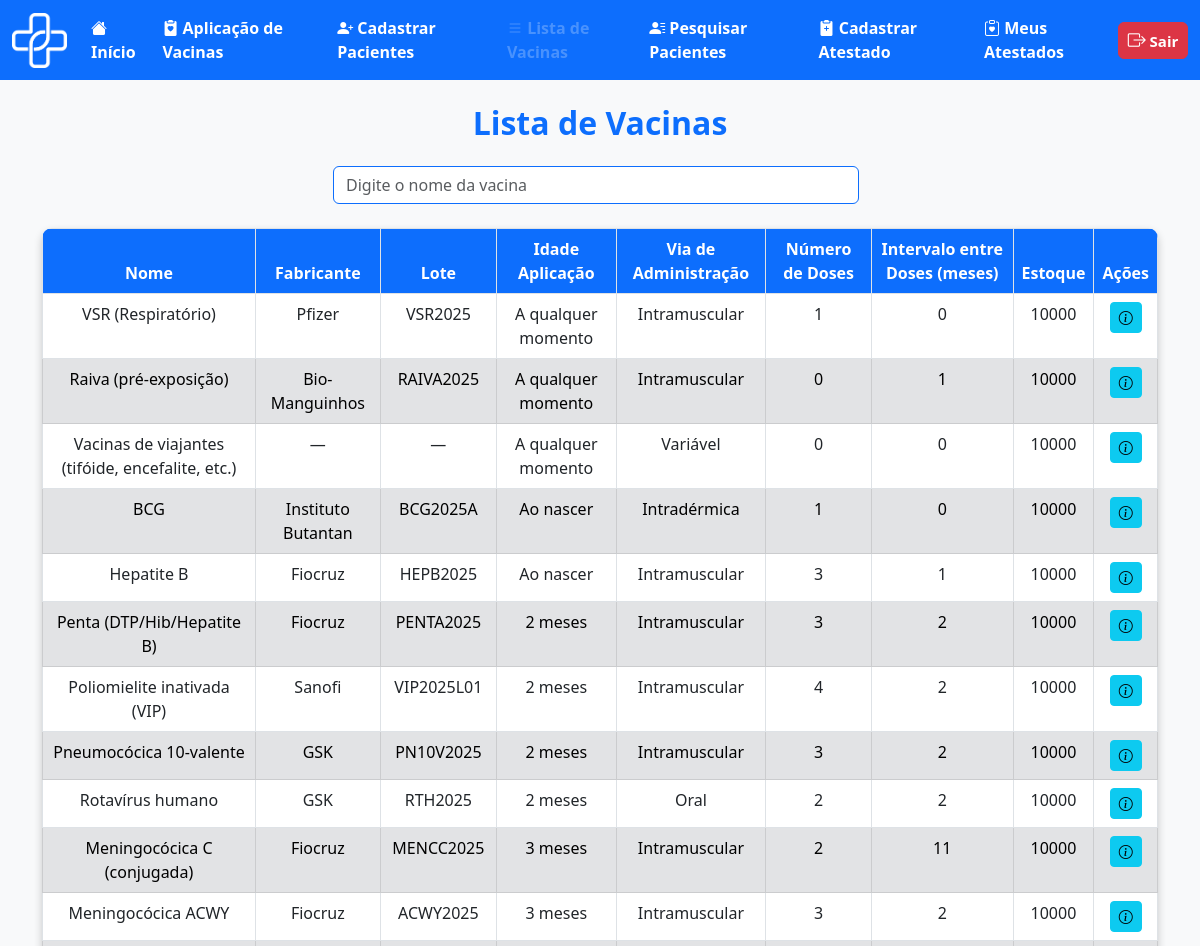
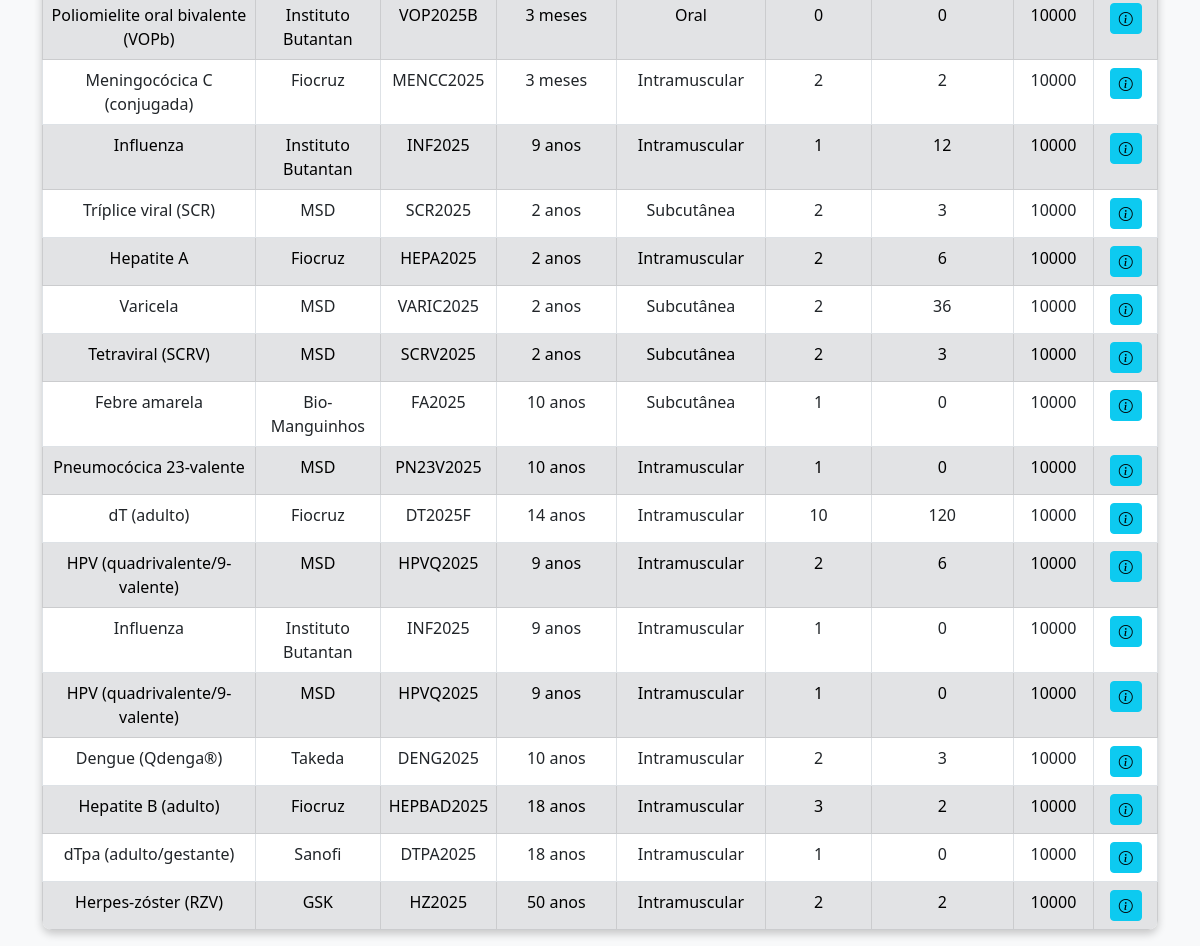
Screenshot of /medica/listavac.php (signed in) with the database file from the repository (2 pictures, top to bottom).
### tables this page shows
CREATE TABLE `vacina` (
  `id_vaci` int(11) NOT NULL,
  `nome_vaci` varchar(100) NOT NULL,
  `fabri_vaci` varchar(100) NOT NULL,
  `lote_vaci` varchar(50) NOT NULL,
  `via_adimicao` varchar(50) NOT NULL,
  `n_dose` int(1) NOT NULL,
  `intervalo_dose` int(11) NOT NULL,
  `idade_meses_reco` smallint(6) DEFAULT NULL,
  `idade_anos_reco` smallint(6) DEFAULT NULL,
  `estoque` int(11) NOT NULL,
  `sus` tinyint(1) NOT NULL DEFAULT 1
);

### medica/listavac.php (the view, shortened to what this page needs)
<?php
include('../outros/db_connect.php');
$nome_vacina = '';
if (!empty($nome_vacina)) {
    $sql = "SELECT id_vaci, nome_vaci, fabri_vaci, lote_vaci, via_adimicao, n_dose, intervalo_dose, estoque, idade_meses_reco, idade_anos_reco
            FROM vacina WHERE nome_vaci LIKE ?";
    $stmt = $conn->prepare($sql);
    $like_param = '%' . $nome_vacina . '%';
    $stmt->bind_param('s', $like_param);
    $stmt->execute();
    $result = $stmt->get_result();
} else {
    $sql = "SELECT id_vaci, nome_vaci, fabri_vaci, lote_vaci, via_adimicao, n_dose, intervalo_dose, estoque, idade_meses_reco, idade_anos_reco
            FROM vacina";
    $result = $conn->query($sql);
}
$vacinas = [];
while ($row = $result->fetch_assoc()) {
    $idade_meses = (isset($row['idade_anos_reco']) ? intval($row['idade_anos_reco']) : 0) * 12 +
                   (isset($row['idade_meses_reco']) ? intval($row['idade_meses_reco']) : 0);
    $nomes_a_qualquer_momento = [
        'Vacinas de viajantes (tifóide, encefalite, etc.)',
        'Raiva (pré-exposição)',
        'VSR (Respiratório)'
    ];
    if (in_array($row['nome_vaci'], $nomes_a_qualquer_momento)) {
        $idade_meses = -2;
    } elseif (($row['id_vaci'] == 22 || $row['id_vaci'] == 23) || ($idade_meses === 0)) {
        $idade_meses = -1;
    }
    $row['idade_total_meses'] = $idade_meses;
    $vacinas[] = $row;
}
usort($vacinas, function($a, $b) {
    return $a['idade_total_meses'] <=> $b['idade_total_meses'];
});
?>
<!DOCTYPE html>
<html lang="pt-BR">
<head>
    <link href="https://cdn.jsdelivr.net/npm/bootstrap-icons/font/bootstrap-icons.css" rel="stylesheet">
    <link href="https://cdn.jsdelivr.net/npm/bootstrap@5.3.0/dist/css/bootstrap.min.css" rel="stylesheet">
</head>
<body>
    <nav class="navbar navbar-expand-lg bg-primary" data-bs-theme="dark">
        <div class="container-fluid">
            <div class="d-flex align-items-center">
                <img src="../img/logo_vetor.png" alt="Logo DigitalVac" width="55" height="55" class="me-3">
            </div>
            <div class="collapse navbar-collapse" id="navbarNavAltMarkup">
                <div class="navbar-nav">
                    <a class="nav-link active fs-6 fw-bold" href="telainicio.php">
                        <i class="bi bi-house-fill"></i> Início
                    </a>
                    <a class="nav-link active fs-6 fw-bold" href="cadastroaplic.php">
                        <i class="bi bi-clipboard2-heart-fill"></i> Aplicação de Vacinas
                    </a>
                    <a class="nav-link active fs-6 fw-bold" href="cadastropac.html">
                        <i class="bi bi-person-plus-fill"></i> Cadastrar Pacientes
                    </a>
                    <a class="nav-link disabled fs-6 fw-bold" aria-disabled="true" href="listavac.php">
                        <i class="bi bi-list"></i> Lista de Vacinas
                    </a>
                    <a class="nav-link active fs-6 fw-bold" href="pesquisa_paciente.php">
                        <i class="bi bi-person-lines-fill"></i> Pesquisar Pacientes
                    </a>
                    <a class="nav-link active fs-6 fw-bold" href="cadastroatestado.php">
                        <i class="bi bi-clipboard2-plus-fill"></i> Cadastrar Atestado
                    </a>
                    <a class="nav-link active fs-6 fw-bold" href="atestado_medico.php">
                        <i class="bi bi-clipboard-heart"></i> Meus Atestados
                    </a>
                </div>
                <ul class="navbar-nav ms-auto">
                    <li class="nav-item">
                        <a class="btn btn-danger fw-bold px-2 py-1" style="font-size: 15px; min-width: 70px;"
                            href="../outros/sair.php">
                            <i class="bi bi-box-arrow-right" style="font-size: 18px;"></i> Sair
                        </a>
                    </li>
                </ul>
            </div>
        </div>
    </nav>
    <div class="container mt-4">
        <h2 class="text-center text-primary fw-bold">Lista de Vacinas</h2>
        <div class="container-fluid col-md-6 mt-4">
            <form class="d-flex position-relative" role="search" id="form-pesquisa-vacina">
                <input class="form-control me-2 border border-primary" type="search" name="nome_vacina"
                    placeholder="Digite o nome da vacina" value="<?php echo htmlspecialchars($nome_vacina); ?>"
                    id="input-nome-vacina" autocomplete="off">
            </form>
        </div>
        <br>
        <div id="tabela-vacinas" class="d-flex justify-content-center">
            <table class="table table-bordered text-center mx-auto">
                <thead>
                    <tr>
                        <th>Nome</th>
                        <th>Fabricante</th>
                        <th>Lote</th>
                        <th>Idade Aplicação</th>
                        <th>Via de Administração</th>
                        <th>Número de Doses</th>
                        <th>Intervalo entre Doses (meses)</th>
                        <th>Estoque</th>
                        <th>Ações</th>
                    </tr>
                </thead>
                <tbody>
                    <?php
                    $rowIndex = 0;
                    foreach ($vacinas as $row):
                        if ($rowIndex === 0) {
                            $rowClass = 'bg-white';
                        } else {
                            $rowClass = ($rowIndex % 2 === 1) ? 'table-secondary' : 'bg-white';
                        }
                        ?>
                        <tr class="<?php echo $rowClass; ?>">
                            <td><?php echo htmlspecialchars($row['nome_vaci']); ?></td>
                            <td><?php echo htmlspecialchars($row['fabri_vaci']); ?></td>
                            <td><?php echo htmlspecialchars($row['lote_vaci']); ?></td>
                            <td>
                                <?php
                                    $nome = $row['nome_vaci'];
                                    if (
                                        stripos($nome, 'Herpes-zóster') !== false || stripos($nome, 'RZV') !== false
                                    ) {
                                        echo "50 anos";
                                    } elseif (
                                        stripos($nome, 'Dengue') !== false || stripos($nome, 'Qdenga') !== false
                                    ) {
                                        echo "10 anos";
                                    } elseif (
                                        stripos($nome, 'HPV') !== false
                                    ) {
                                        echo "9 anos";
                                    } elseif (
                                        stripos($nome, 'Influenza') !== false
                                    ) {
                                        echo "9 anos";
                                    } elseif (
                                        stripos($nome, 'dTpa (adulto/gestante)') !== false
                                    ) {
                                        echo "18 anos";
                                    } elseif (
                                        stripos($nome, 'Hepatite B') !== false && stripos($nome, 'adulto') !== false
                                    ) {
                                        echo "18 anos";
                                    } elseif (
                                        stripos($nome, 'VSR') !== false ||
                                        stripos($nome, 'Raiva') !== false ||
                                        stripos($nome, 'viajantes') !== false
                                    ) {
                                        echo "A qualquer momento";
                                    } else {
                                        $idade_meses = isset($row['idade_meses_reco']) ? intval($row['idade_meses_reco']) : 0;
                                        $idade_anos = isset($row['idade_anos_reco']) ? intval($row['idade_anos_reco']) : 0;
                                        $total_meses = $idade_anos * 12 + $idade_meses;
                                        if ($total_meses === 0) {
                                            echo "Ao nascer";
                                        } elseif ($total_meses < 24) {
                                            echo $total_meses . " meses";
                                        } else {
                                            $anos = floor($total_meses / 12);
                                            echo $anos . " anos";
                                        }
                                    }
                                ?>
                            </td>
                            <td><?php echo htmlspecialchars($row['via_adimicao']); ?></td>
                            <td><?php echo htmlspecialchars($row['n_dose']); ?></td>
                            <td><?php echo htmlspecialchars($row['intervalo_dose']); ?></td>
                            <td><?php echo htmlspecialchars($row['estoque']); ?></td>
                            <td>
                                <a href="ver_vacina.php?id_vaci=<?php echo urlencode($row['id_vaci']); ?>"
                                    class="btn btn-info btn-sm">
                                    <i class="bi bi-info-circle"></i>
                                </a>
                            </td>
                        </tr>
                        <?php $rowIndex++; endforeach; ?>
                </tbody>
            </table>
        </div>
    </div>
</body>
</html>

### medica/listavac.php (style rules this page uses)
body { background-color: #f8f9fa; }
.navbar { margin-bottom: 20px; }
.table { background: white; border-radius: 10px; overflow: hidden; box-shadow: 0 4px 8px rgba(0, 0, 0, 0.2); }
.table thead th { background-color: #0d6efd !important; color: white !important; font-weight: bold; }

### rows the page displays
vacina: nome_vaci "VSR (Respiratório)", fabri_vaci "Pfizer", lote_vaci "VSR2025", shows "A qualquer momento", via_adimicao "Intramuscular", n_dose "1", intervalo_dose "0", estoque "10000"
vacina: nome_vaci "Raiva (pré-exposição)", fabri_vaci "Bio-Manguinhos", lote_vaci "RAIVA2025", shows "A qualquer momento", via_adimicao "Intramuscular", n_dose "0", intervalo_dose "1", estoque "10000"
vacina: nome_vaci "Vacinas de viajantes (tifóide, encefalite, etc.)", fabri_vaci "—", lote_vaci "—", shows "A qualquer momento", via_adimicao "Variável", n_dose "0", intervalo_dose "0", estoque "10000"
vacina: nome_vaci "BCG", fabri_vaci "Instituto Butantan", lote_vaci "BCG2025A", idade_anos_reco "Ao nascer", via_adimicao "Intradérmica", n_dose "1", intervalo_dose "0", estoque "10000"
vacina: nome_vaci "Hepatite B", fabri_vaci "Fiocruz", lote_vaci "HEPB2025", idade_anos_reco "Ao nascer", via_adimicao "Intramuscular", n_dose "3", intervalo_dose "1", estoque "10000"
vacina: nome_vaci "Penta (DTP/Hib/Hepatite B)", fabri_vaci "Fiocruz", lote_vaci "PENTA2025", idade_meses_reco "2", via_adimicao "Intramuscular", n_dose "3", intervalo_dose "2", estoque "10000"
vacina: nome_vaci "Poliomielite inativada (VIP)", fabri_vaci "Sanofi", lote_vaci "VIP2025L01", idade_meses_reco "2", via_adimicao "Intramuscular", n_dose "4", intervalo_dose "2", estoque "10000"
vacina: nome_vaci "Pneumocócica 10-valente", fabri_vaci "GSK", lote_vaci "PN10V2025", idade_meses_reco "2", via_adimicao "Intramuscular", n_dose "3", intervalo_dose "2", estoque "10000"
vacina: nome_vaci "Rotavírus humano", fabri_vaci "GSK", lote_vaci "RTH2025", idade_meses_reco "2", via_adimicao "Oral", n_dose "2", intervalo_dose "2", estoque "10000"
vacina: nome_vaci "Meningocócica C (conjugada)", fabri_vaci "Fiocruz", lote_vaci "MENCC2025", idade_meses_reco "3", via_adimicao "Intramuscular", n_dose "2", intervalo_dose "11", estoque "10000"
vacina: nome_vaci "Meningocócica ACWY", fabri_vaci "Fiocruz", lote_vaci "ACWY2025", idade_meses_reco "3", via_adimicao "Intramuscular", n_dose "3", intervalo_dose "2", estoque "10000"
vacina: nome_vaci "Poliomielite oral bivalente (VOPb)", fabri_vaci "Instituto Butantan", lote_vaci "VOP2025B", idade_meses_reco "3", via_adimicao "Oral", n_dose "0", intervalo_dose "0", estoque "10000"
vacina: nome_vaci "Meningocócica C (conjugada)", fabri_vaci "Fiocruz", lote_vaci "MENCC2025", idade_meses_reco "3", via_adimicao "Intramuscular", n_dose "2", intervalo_dose "2", estoque "10000"
vacina: nome_vaci "Influenza", fabri_vaci "Instituto Butantan", lote_vaci "INF2025", shows "9 anos", via_adimicao "Intramuscular", n_dose "1", intervalo_dose "12", estoque "10000"
vacina: nome_vaci "Tríplice viral (SCR)", fabri_vaci "MSD", lote_vaci "SCR2025", anos "2", via_adimicao "Subcutânea", n_dose "2", intervalo_dose "3", estoque "10000"
vacina: nome_vaci "Hepatite A", fabri_vaci "Fiocruz", lote_vaci "HEPA2025", anos "2", via_adimicao "Intramuscular", n_dose "2", intervalo_dose "6", estoque "10000"
vacina: nome_vaci "Varicela", fabri_vaci "MSD", lote_vaci "VARIC2025", anos "2", via_adimicao "Subcutânea", n_dose "2", intervalo_dose "36", estoque "10000"
vacina: nome_vaci "Tetraviral (SCRV)", fabri_vaci "MSD", lote_vaci "SCRV2025", anos "2", via_adimicao "Subcutânea", n_dose "2", intervalo_dose "3", estoque "10000"
vacina: nome_vaci "Febre amarela", fabri_vaci "Bio-Manguinhos", lote_vaci "FA2025", anos "10", via_adimicao "Subcutânea", n_dose "1", intervalo_dose "0", estoque "10000"
vacina: nome_vaci "Pneumocócica 23-valente", fabri_vaci "MSD", lote_vaci "PN23V2025", anos "10", via_adimicao "Intramuscular", n_dose "1", intervalo_dose "0", estoque "10000"
vacina: nome_vaci "dT (adulto)", fabri_vaci "Fiocruz", lote_vaci "DT2025F", anos "14", via_adimicao "Intramuscular", n_dose "10", intervalo_dose "120", estoque "10000"
vacina: nome_vaci "HPV (quadrivalente/9-valente)", fabri_vaci "MSD", lote_vaci "HPVQ2025", shows "9 anos", via_adimicao "Intramuscular", n_dose "2", intervalo_dose "6", estoque "10000"
vacina: nome_vaci "Influenza", fabri_vaci "Instituto Butantan", lote_vaci "INF2025", shows "9 anos", via_adimicao "Intramuscular", n_dose "1", intervalo_dose "0", estoque "10000"
vacina: nome_vaci "HPV (quadrivalente/9-valente)", fabri_vaci "MSD", lote_vaci "HPVQ2025", shows "9 anos", via_adimicao "Intramuscular", n_dose "1", intervalo_dose "0", estoque "10000"
vacina: nome_vaci "Dengue (Qdenga®)", fabri_vaci "Takeda", lote_vaci "DENG2025", shows "10 anos", via_adimicao "Intramuscular", n_dose "2", intervalo_dose "3", estoque "10000"
vacina: nome_vaci "Hepatite B (adulto)", fabri_vaci "Fiocruz", lote_vaci "HEPBAD2025", shows "18 anos", via_adimicao "Intramuscular", n_dose "3", intervalo_dose "2", estoque "10000"
vacina: nome_vaci "dTpa (adulto/gestante)", fabri_vaci "Sanofi", lote_vaci "DTPA2025", shows "18 anos", via_adimicao "Intramuscular", n_dose "1", intervalo_dose "0", estoque "10000"
vacina: nome_vaci "Herpes-zóster (RZV)", fabri_vaci "GSK", lote_vaci "HZ2025", shows "50 anos", via_adimicao "Intramuscular", n_dose "2", intervalo_dose "2", estoque "10000"
